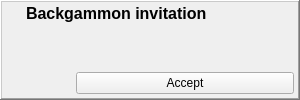
<?xml version="1.0" encoding="UTF-8"?>
<ui version="4.0">
 <class>BackgammonToaster</class>
 <widget class="QWidget" name="BackgammonToaster">
  <property name="geometry">
   <rect>
    <x>0</x>
    <y>0</y>
    <width>300</width>
    <height>100</height>
   </rect>
  </property>
  <property name="minimumSize">
   <size>
    <width>300</width>
    <height>100</height>
   </size>
  </property>
  <property name="maximumSize">
   <size>
    <width>300</width>
    <height>100</height>
   </size>
  </property>
  <layout class="QHBoxLayout" name="BackgammonToaster_HL">
   <property name="spacing">
    <number>0</number>
   </property>
   <property name="leftMargin">
    <number>0</number>
   </property>
   <property name="topMargin">
    <number>0</number>
   </property>
   <property name="rightMargin">
    <number>0</number>
   </property>
   <property name="bottomMargin">
    <number>0</number>
   </property>
   <item>
    <widget class="QFrame" name="toasterFrame">
     <property name="frameShape">
      <enum>QFrame::WinPanel</enum>
     </property>
     <property name="frameShadow">
      <enum>QFrame::Raised</enum>
     </property>
     <layout class="QGridLayout" name="toasterFrame_GL">
      <property name="leftMargin">
       <number>2</number>
      </property>
      <property name="topMargin">
       <number>2</number>
      </property>
      <property name="rightMargin">
       <number>2</number>
      </property>
      <property name="bottomMargin">
       <number>2</number>
      </property>
      <property name="spacing">
       <number>2</number>
      </property>
      <item row="0" column="0">
       <layout class="QHBoxLayout" name="toaster_HL">
        <property name="spacing">
         <number>6</number>
        </property>
        <property name="leftMargin">
         <number>0</number>
        </property>
        <property name="rightMargin">
         <number>0</number>
        </property>
        <item>
         <widget class="QLabel" name="toasterImage">
          <property name="minimumSize">
           <size>
            <width>16</width>
            <height>16</height>
           </size>
          </property>
          <property name="maximumSize">
           <size>
            <width>16</width>
            <height>16</height>
           </size>
          </property>
          <property name="pixmap">
           <pixmap resource="../Backgammon_images.qrc">:/images/backgammon.png</pixmap>
          </property>
          <property name="scaledContents">
           <bool>true</bool>
          </property>
         </widget>
        </item>
        <item>
         <widget class="QLabel" name="toasterLabel">
          <property name="font">
           <font>
            <pointsize>12</pointsize>
            <weight>75</weight>
            <bold>true</bold>
           </font>
          </property>
          <property name="text">
           <string notr="true">Backgammon invitation</string>
          </property>
         </widget>
        </item>
        <item>
         <spacer name="toaster_HSpacer">
          <property name="orientation">
           <enum>Qt::Horizontal</enum>
          </property>
          <property name="sizeHint" stdset="0">
           <size>
            <width>0</width>
            <height>10</height>
           </size>
          </property>
         </spacer>
        </item>
        <item>
         <widget class="QPushButton" name="closeButton">
          <property name="minimumSize">
           <size>
            <width>18</width>
            <height>18</height>
           </size>
          </property>
          <property name="maximumSize">
           <size>
            <width>18</width>
            <height>18</height>
           </size>
          </property>
          <property name="icon">
           <iconset>
            <normaloff>:/images/closenormal.png</normaloff>:/images/closenormal.png</iconset>
          </property>
          <property name="flat">
           <bool>true</bool>
          </property>
         </widget>
        </item>
       </layout>
      </item>
      <item row="1" column="0">
       <layout class="QGridLayout" name="buttons_GL">
        <property name="spacing">
         <number>2</number>
        </property>
        <item row="0" column="0" rowspan="2">
         <widget class="AvatarWidget" name="avatarWidget">
          <property name="minimumSize">
           <size>
            <width>70</width>
            <height>70</height>
           </size>
          </property>
          <property name="maximumSize">
           <size>
            <width>70</width>
            <height>70</height>
           </size>
          </property>
         </widget>
        </item>
        <item row="1" column="1">
         <widget class="QPushButton" name="toasterButton">
          <property name="font">
           <font/>
          </property>
          <property name="text">
           <string>Accept</string>
          </property>
         </widget>
        </item>
        <item row="0" column="1">
         <widget class="QLabel" name="textLabel">
          <property name="maximumSize">
           <size>
            <width>218</width>
            <height>45</height>
           </size>
          </property>
          <property name="alignment">
           <set>Qt::AlignLeading|Qt::AlignLeft|Qt::AlignTop</set>
          </property>
          <property name="wordWrap">
           <bool>true</bool>
          </property>
         </widget>
        </item>
       </layout>
      </item>
     </layout>
    </widget>
   </item>
  </layout>
 </widget>
 <customwidgets>
  <customwidget>
   <class>AvatarWidget</class>
   <extends>QLabel</extends>
   <header>gui/common/AvatarWidget.h</header>
   <container>1</container>
  </customwidget>
 </customwidgets>
 <resources>
  <include location="../Backgammon_images.qrc"/>
 </resources>
 <connections/>
</ui>
